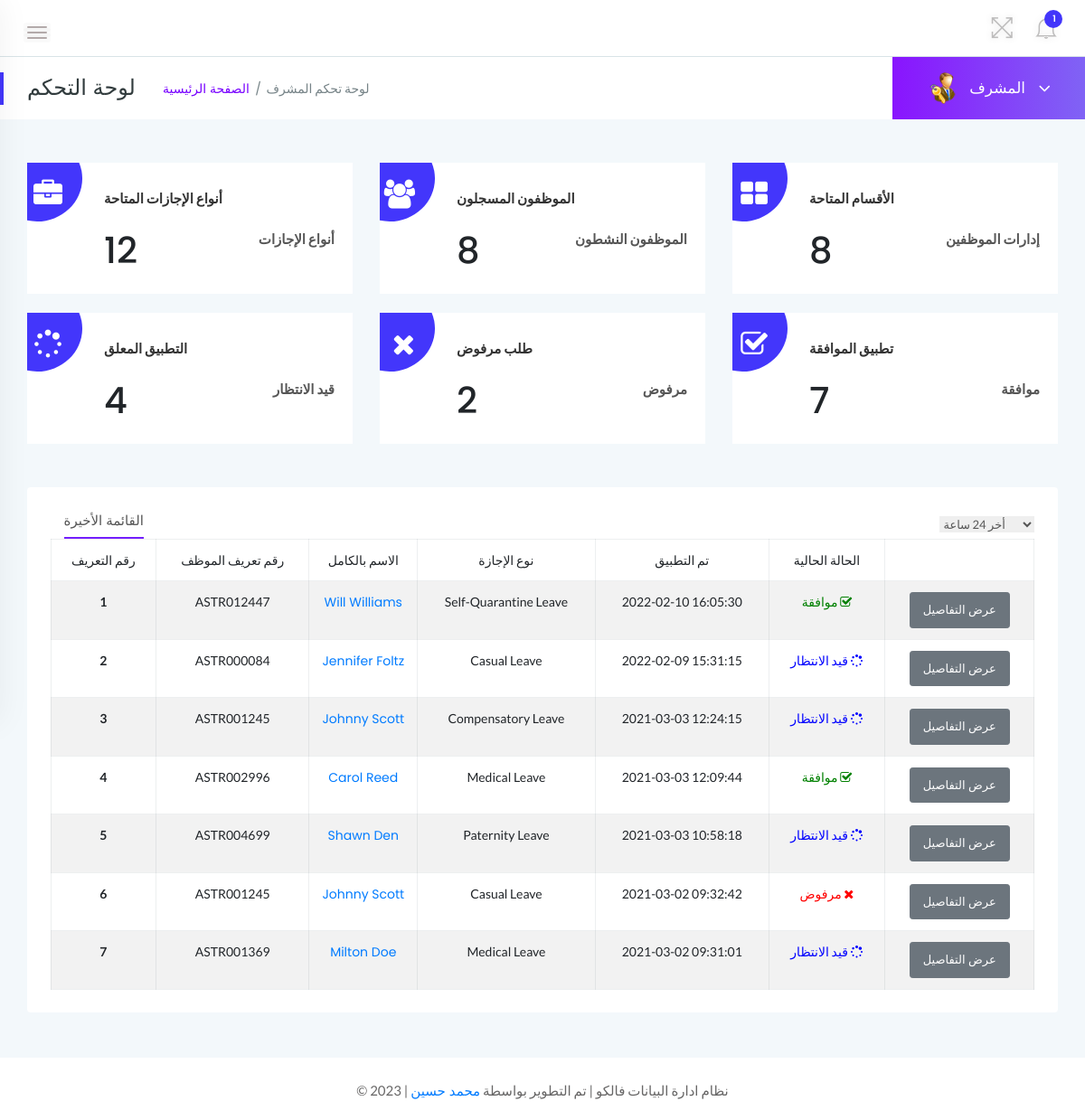
Screenshot of /admin/dashboard.php (signed in) with the database file from the repository.
### tables this page shows
CREATE TABLE `tblleaves` (
  `id` int(11) NOT NULL,
  `LeaveType` varchar(110) NOT NULL,
  `ToDate` varchar(120) NOT NULL,
  `FromDate` varchar(120) NOT NULL,
  `Description` mediumtext NOT NULL,
  `PostingDate` timestamp NOT NULL DEFAULT current_timestamp(),
  `AdminRemark` mediumtext DEFAULT NULL,
  `AdminRemarkDate` varchar(120) DEFAULT NULL,
  `Status` int(1) NOT NULL,
  `IsRead` int(1) NOT NULL,
  `empid` int(11) DEFAULT NULL
);

CREATE TABLE `tblemployees` (
  `id` int(11) NOT NULL,
  `EmpId` varchar(100) NOT NULL,
  `FirstName` varchar(150) NOT NULL,
  `LastName` varchar(150) NOT NULL,
  `EmailId` varchar(200) NOT NULL,
  `Password` varchar(180) NOT NULL,
  `Gender` varchar(100) NOT NULL,
  `Dob` varchar(100) NOT NULL,
  `Department` varchar(255) NOT NULL,
  `Address` varchar(255) NOT NULL,
  `City` varchar(200) NOT NULL,
  `Country` varchar(150) NOT NULL,
  `Phonenumber` char(11) NOT NULL,
  `Status` int(1) NOT NULL,
  `RegDate` timestamp NOT NULL DEFAULT current_timestamp()
);

### admin/dashboard.php (the view, shortened to what this page needs)
<?php
    if(strlen($_SESSION['alogin'])==0){
        header('location:index.php');
    } else {
?>
<!doctype html>
<html class="no-js" lang="en">
<head>
    <link rel="stylesheet" href="../assets/css/bootstrap.min.css">
    <link rel="stylesheet" href="../assets/css/font-awesome.min.css">
    <link rel="stylesheet" href="../assets/css/themify-icons.css">
    <link rel="stylesheet" href="../assets/css/metisMenu.css">
    <link rel="stylesheet" href="../assets/css/owl.carousel.min.css">
    <link rel="stylesheet" href="../assets/css/slicknav.min.css">
    <link rel="stylesheet" href="https://www.amcharts.com/lib/3/plugins/export/export.css" type="text/css" media="all" />
    <link rel="stylesheet" href="../assets/css/typography.css">
    <link rel="stylesheet" href="../assets/css/default-css.css">
    <link rel="stylesheet" href="../assets/css/styles.css">
    <link rel="stylesheet" href="../assets/css/responsive.css">
</head>
<body>
    <div class="page-container">
        <div class="main-content">
            <div class="header-area">
                <div class="row align-items-center">
                    <div class="col-md-6 col-sm-8 clearfix">
                        <div class="nav-btn pull-left">
                            <span></span>
                            <span></span>
                            <span></span>
                        </div>
                    </div>
                    <div class="col-md-6 col-sm-4 clearfix">
                        <ul class="notification-area pull-right">
                            <li id="full-view"><i class="ti-fullscreen"></i></li>
                            <?php include '../includes/admin-notification.php'?>
                        </ul>
                    </div>
                </div>
            </div>
            <div class="page-title-area">
                <div class="row align-items-center">
                    <div class="col-sm-6">
                        <div class="breadcrumbs-area clearfix">
                            <h4 class="page-title pull-left">لوحة التحكم</h4>
                            <ul class="breadcrumbs pull-left">
                                <li><a href="dashboard.php">الصفحة الرئيسية</a></li>
                                <li><span>لوحة تحكم المشرف</span></li>
                            </ul>
                        </div>
                    </div>
                    <div class="col-sm-6 clearfix">
                        <div class="user-profile pull-right">
                            <img class="avatar user-thumb" src="../assets/images/admin.png" alt="avatar">
                            <h4 class="user-name dropdown-toggle" data-toggle="dropdown">المشرف <i class="fa fa-angle-down"></i></h4>
                        </div>
                    </div>
                </div>
            </div>
            <div class="main-content-inner">
                <div class="sales-report-area mt-5 mb-5">
                    <div class="row">
                        <div class="col-md-4">
                            <div class="single-report mb-xs-30">
                                <div class="s-report-inner pr--20 pt--30 mb-3">
                                    <div class="icon"><i class="fa fa-briefcase"></i></div>
                                    <div class="s-report-title d-flex justify-content-between">
                                        <h4 class="header-title mb-0">أنواع الإجازات المتاحة</h4>
                                    </div>
                                    <div class="d-flex justify-content-between pb-2">
                                        <h1><?php include 'counters/leavetype-counter.php'?></h1>
                                        <span>أنواع الإجازات</span>
                                    </div>
                                </div>
                            </div>
                        </div>
                        <div class="col-md-4">
                            <div class="single-report mb-xs-30">
                                <div class="s-report-inner pr--20 pt--30 mb-3">
                                    <div class="icon"><i class="fa fa-users"></i></div>
                                    <div class="s-report-title d-flex justify-content-between">
                                        <h4 class="header-title mb-0">الموظفون المسجلون</h4>
                                    </div>
                                    <div class="d-flex justify-content-between pb-2">
                                        <h1><?php include 'counters/emp-counter.php'?></h1>
                                        <span>الموظفون النشطون</span>
                                    </div>
                                </div>
                            </div>
                        </div>
                        <div class="col-md-4">
                            <div class="single-report">
                                <div class="s-report-inner pr--20 pt--30 mb-3">
                                    <div class="icon"><i class="fa fa-th-large"></i></div>
                                    <div class="s-report-title d-flex justify-content-between">
                                        <h4 class="header-title mb-0">الأقسام المتاحة</h4>
                                    </div>
                                    <div class="d-flex justify-content-between pb-2">
                                        <h1><?php include 'counters/dept-counter.php'?></h1>
                                        <span>إدارات الموظفين</span>
                                    </div>
                                </div>
                            </div>
                        </div>
                    </div>
                    <br>
                    <div class="row">
                        <div class="col-md-4">
                            <div class="single-report mb-xs-30">
                                <div class="s-report-inner pr--20 pt--30 mb-3">
                                    <div class="icon"><i class="fa fa-spinner"></i></div>
                                    <div class="s-report-title d-flex justify-content-between">
                                        <h4 class="header-title mb-0">التطبيق المعلق</h4>
                                    </div>
                                    <div class="d-flex justify-content-between pb-2">
                                        <h1><?php include 'counters/pendingapp-counter.php'?></h1>
                                        <span>قيد الانتظار</span>
                                    </div>
                                </div>
                            </div>
                        </div>
                        <div class="col-md-4">
                            <div class="single-report mb-xs-30">
                                <div class="s-report-inner pr--20 pt--30 mb-3">
                                    <div class="icon"><i class="fa fa-times"></i></div>
                                    <div class="s-report-title d-flex justify-content-between">
                                        <h4 class="header-title mb-0">طلب مرفوض</h4>
                                    </div>
                                    <div class="d-flex justify-content-between pb-2">
                                        <h1><?php include 'counters/declineapp-counter.php'?></h1>
                                        <span>مرفوض</span>
                                    </div>
                                </div>
                            </div>
                        </div>
                        <div class="col-md-4">
                            <div class="single-report">
                                <div class="s-report-inner pr--20 pt--30 mb-3">
                                    <div class="icon"><i class="fa fa-check-square-o"></i></div>
                                    <div class="s-report-title d-flex justify-content-between">
                                        <h4 class="header-title mb-0">تطبيق الموافقة</h4>
                                    </div>
                                    <div class="d-flex justify-content-between pb-2">
                                        <h1><?php include 'counters/approvedapp-counter.php'?></h1>
                                        <span>موافقة</span>
                                    </div>
                                </div>
                            </div>
                        </div>
                    </div>
                </div>
                <div class="row">
                    <div class="col-12">
                        <div class="card">
                            <div class="card-body">
							<div class="d-sm-flex justify-content-between align-items-center">
                                    <div class="trd-history-tabs">
                                        <ul class="nav" role="tablist">
                                            <li>
                                                <a class="active" data-toggle="tab" href="dashboard.php" role="tab">القائمة الأخيرة</a>
                                            </li>
                                        </ul>
                                    </div>
                                    <select class="custome-select border-0 pr-3">
                                        <option selected>أخر 24 ساعة</option>
                                    </select>
                                </div>
                                        <div class="single-table">
                                            <div class="table-responsive">
                                                <table class="table table-hover table-bordered table-striped progress-table text-center">
                                                <thead class="text-uppercase">
                                                <tr>
                                                        <td>رقم التعريف</td>
                                                        <td>رقم تعريف الموظف</td>
                                                        <td width="120">الاسم بالكامل</td>
                                                        <td>نوع الإجازة</td>
                                                        <td>تم التطبيق</td>
                                                        <td>الحالة الحالية</td>
                                                        <td></td>
                                                    </tr>
                                                </thead>
                                                <tbody>
                                                <?php
                                                    $sql = "SELECT tblleaves.id as lid,tblemployees.FirstName,tblemployees.LastName,tblemployees.EmpId,tblemployees.id,tblleaves.LeaveType,tblleaves.PostingDate,tblleaves.Status from tblleaves join tblemployees on tblleaves.empid=tblemployees.id order by lid desc limit 7";
                                                    $query = $dbh -> prepare($sql);
                                                    $query->execute();
                                                    $results=$query->fetchAll(PDO::FETCH_OBJ);
                                                    $cnt=1;
                                                    if($query->rowCount() > 0){
                                                    foreach($results as $result)
                                                    {
                                                ?>
                                        <tr>
                                            <td> <b><?php echo htmlentities($cnt);?></b></td>
                                            <td><?php echo htmlentities($result->EmpId);?></td>
                                            <td><a href="update-employee.php?empid=<?php echo htmlentities($result->id);?>" target="_blank"><?php echo htmlentities($result->FirstName." ".$result->LastName);?></a></td>
                                            <td><?php echo htmlentities($result->LeaveType);?></td>
                                            <td><?php echo htmlentities($result->PostingDate);?></td>
                                            <td><?php $stats=$result->Status;
                                            if($stats==1){
                                             ?>
                                                 <span style="color: green">موافقة <i class="fa fa-check-square-o"></i></span>
                                                 <?php } if($stats==2)  { ?>
                                                <span style="color: red">مرفوض <i class="fa fa-times"></i></span>
                                                 <?php } if($stats==0)  { ?>
                                            <span style="color: blue">قيد الانتظار <i class="fa fa-spinner"></i></span>
                                            <?php } ?>
                                             </td>
                                            <td><a href="employeeLeave-details.php?leaveid=<?php echo htmlentities($result->lid);?>" class="btn btn-secondary btn-sm">عرض التفاصيل</a></td>
                                            </tr>
                                                <?php $cnt++;} }?>
                                            </tbody>
                                                </table>
                                            </div>
                                        </div>
                                        </div>
                        </div>
                    </div>
                </div>
                </div>
            </div>
            <?php include '../includes/footer.php' ?>
        </div>
</body>
</html>
<?php } ?>

### rows the page displays
tblleaves: tblemployees.EmpId "ASTR012447", tblemployees.FirstName+LastName "Will Williams", LeaveType "Self-Quarantine Leave", PostingDate "2022-02-10 16:05:30", Status "موافقة"
tblleaves: tblemployees.EmpId "ASTR000084", tblemployees.FirstName+LastName "Jennifer Foltz", LeaveType "Casual Leave", PostingDate "2022-02-09 15:31:15", Status "قيد الانتظار"
tblleaves: tblemployees.EmpId "ASTR001245", tblemployees.FirstName+LastName "Johnny Scott", LeaveType "Compensatory Leave", PostingDate "2021-03-03 12:24:15", Status "قيد الانتظار"
tblleaves: tblemployees.EmpId "ASTR002996", tblemployees.FirstName+LastName "Carol Reed", LeaveType "Medical Leave", PostingDate "2021-03-03 12:09:44", Status "موافقة"
tblleaves: tblemployees.EmpId "ASTR004699", tblemployees.FirstName+LastName "Shawn Den", LeaveType "Paternity Leave", PostingDate "2021-03-03 10:58:18", Status "قيد الانتظار"
tblleaves: tblemployees.EmpId "ASTR001245", tblemployees.FirstName+LastName "Johnny Scott", LeaveType "Casual Leave", PostingDate "2021-03-02 09:32:42", Status "مرفوض"
tblleaves: tblemployees.EmpId "ASTR001369", tblemployees.FirstName+LastName "Milton Doe", LeaveType "Medical Leave", PostingDate "2021-03-02 09:31:01", Status "قيد الانتظار"

### other values shown
$unreadcount "1"
$leavtypcount "12"
$empcount "8"
$dptcount "8"
$leavtypcount "4"
$leavtypcount "2"
$leavtypcount "7"
